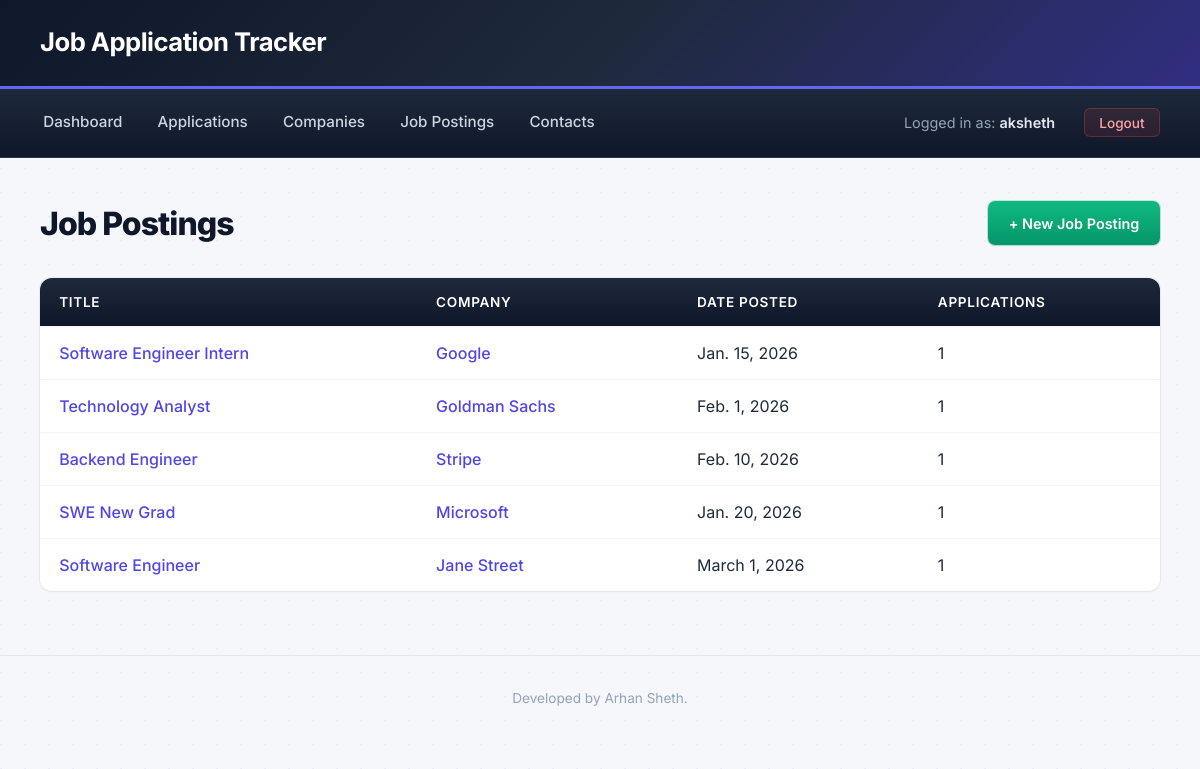
The page /project/job-postings/ (signed in) on the database its author committed.
### project/models.py (models this page shows, shortened)
class JobPosting(models.Model):
    company = models.ForeignKey(
        Company, on_delete=models.CASCADE, related_name='job_postings'
    )
    title = models.TextField()
    description = models.TextField(blank=True)
    date_posted = models.DateField(null=True, blank=True)
    url = models.URLField(blank=True)

class Company(models.Model):
    name = models.TextField()
    industry = models.TextField()
    location = models.TextField(blank=True)
    website = models.URLField(blank=True)
    notes = models.TextField(blank=True)

### project/views.py (the view)
# urls.py: path('job-postings/', views.JobPostingListView.as_view(), name='job_posting_list'),
class JobPostingListView(LoginRequiredMixin, ListView):
    model = JobPosting
    template_name = 'project/job_posting_list.html'
    context_object_name = 'job_postings'

### project/templates/project/job_posting_list.html (shortened to what this page needs)
{% extends 'project/base.html' %}
{% block content %}
<div class="page-header">
    <h2>Job Postings</h2>
    <a href="{% url 'job_posting_create' %}" class="btn btn-success">+ New Job Posting</a>
</div>
{% if job_postings %}
    <table>
        <thead>
            <tr>
                <th>Title</th>
                <th>Company</th>
                <th>Date Posted</th>
                <th>Applications</th>
            </tr>
        </thead>
        <tbody>
            {% for posting in job_postings %}
                <tr>
                    <td>
                        <a href="{% url 'job_posting_detail' posting.pk %}">{{ posting.title }}</a>
                    </td>
                    <td>
                        <a href="{% url 'company_detail' posting.company.pk %}">
                            {{ posting.company.name }}
                        </a>
                    </td>
                    <td>{{ posting.date_posted|default:"—" }}</td>
                    <td>{{ posting.applications.count }}</td>
                </tr>
            {% endfor %}
        </tbody>
    </table>
{% else %}
    <div class="card">
        <p>No job postings yet. <a href="{% url 'job_posting_create' %}">Add your first one</a>.</p>
    </div>
{% endif %}
{% endblock %}

### project/templates/project/base.html (shortened to what this page needs)
{% load static %}
<html>
    <head>
        <link rel="stylesheet" type="text/css" href="{% static 'project.css' %}">
    </head>
    <body>
        <h1>Job Application Tracker</h1>
        <div id="nav">
            {% if request.user.is_authenticated %}
                <a href="{% url 'dashboard' %}">Dashboard</a>
                <a href="{% url 'application_list' %}">Applications</a>
                <a href="{% url 'company_list' %}">Companies</a>
                <a href="{% url 'job_posting_list' %}">Job Postings</a>
                <a href="{% url 'contact_list' %}">Contacts</a>
                <span class="logged-in-as">Logged in as: <strong>{{request.user}}</strong></span>
                <form method="POST" action="{% url 'logout' %}">
                    <button type="submit">Logout</button>
                </form>
            {% else %}
                <span class="logged-in-as">Not logged in</span>
                <a href="{% url 'login' %}">Login</a>
                <a href="{% url 'signup' %}">Sign Up</a>
            {% endif %}
        </div>
        <div id="content-container">
            {% block content %}
            {% endblock %}
        </div>
        <footer>
            <p>Developed by Arhan Sheth.</p>
        </footer>
    </body>
</html>

### static/project.css (style rules this page uses)
* { box-sizing: border-box; margin: 0; padding: 0; }
body { font-family: 'Inter', -apple-system, BlinkMacSystemFont, "Segoe UI", sans-serif; color: #1e293b; line-height: 1.6; background-color: #f6f7fb; background-image: radial-gradient(circle at 1px 1px, rgba(99, 102, 241, 0.08) 1px, transparent 0); background-size: 24px 24px; min-height: 100vh; }
h1 { background: linear-gradient(135deg, #0f172a 0%, #1e293b 50%, #312e81 100%); color: white; padding: 1.4rem 2.5rem; margin: 0; font-size: 1.6rem; font-weight: 700; letter-spacing: -0.02em; border-bottom: 3px solid #6366f1; box-shadow: 0 2px 8px rgba(15, 23, 42, 0.15); }
#nav { background: linear-gradient(180deg, #1e293b 0%, #0f172a 100%); padding: 0.9rem 2.5rem; display: flex; gap: 1.8rem; align-items: center; flex-wrap: wrap; border-bottom: 1px solid rgba(255, 255, 255, 0.05); }
#nav a { color: #cbd5e1; text-decoration: none; font-size: 0.95rem; font-weight: 500; padding: 0.4rem 0.2rem; border-bottom: 2px solid transparent; transition: all 0.2s ease; }
#nav .logged-in-as { color: #94a3b8; font-size: 0.9rem; margin-left: auto; }
#nav .logged-in-as strong { color: #e2e8f0; font-weight: 600; }
#nav form { display: inline; margin: 0; }
#nav form button { background: rgba(239, 68, 68, 0.1); border: 1px solid rgba(239, 68, 68, 0.3); color: #fca5a5; padding: 0.35rem 0.9rem; border-radius: 6px; cursor: pointer; font-size: 0.85rem; font-weight: 500; font-family: inherit; transition: all 0.15s ease; }
#content-container { max-width: 1280px; margin: 2.5rem auto; padding: 0 2.5rem; }
.page-header { display: flex; justify-content: space-between; align-items: center; margin-bottom: 1.8rem; }
.page-header h2 { font-size: 2rem; font-weight: 800; color: #0f172a; letter-spacing: -0.03em; }
.btn { display: inline-block; padding: 0.65rem 1.3rem; background: linear-gradient(180deg, #6366f1 0%, #4f46e5 100%); color: white; text-decoration: none; border: none; border-radius: 7px; cursor: pointer; font-size: 0.9rem; font-weight: 600; font-family: inherit; box-shadow: 0 1px 2px rgba(15, 23, 42, 0.1), 0 0 0 1px rgba(79, 70, 229, 0.2); transition: all 0.15s ease; }
.btn-success { background: linear-gradient(180deg, #10b981 0%, #059669 100%); box-shadow: 0 1px 2px rgba(15, 23, 42, 0.1), 0 0 0 1px rgba(5, 150, 105, 0.2); }
table { width: 100%; border-collapse: collapse; background-color: white; border-radius: 12px; overflow: hidden; box-shadow: 0 1px 3px rgba(15, 23, 42, 0.06), 0 0 0 1px rgba(148, 163, 184, 0.1); }
th, td { padding: 1rem 1.2rem; text-align: left; border-bottom: 1px solid #f1f5f9; }
th { background: linear-gradient(180deg, #1e293b 0%, #0f172a 100%); color: white; font-weight: 600; font-size: 0.85rem; text-transform: uppercase; letter-spacing: 0.05em; }
tbody tr { transition: background-color 0.12s ease; }
tbody tr:last-child td { border-bottom: none; }
td a { color: #4f46e5; text-decoration: none; font-weight: 500; transition: color 0.12s ease; }
footer { text-align: center; padding: 2rem; color: #94a3b8; font-size: 0.85rem; margin-top: 4rem; border-top: 1px solid #e2e8f0; }
#content-container { animation: fadeInUp 0.4s ease-out; }

### rows shown on the page
JobPosting: title "Software Engineer Intern", company.name "Google", date_posted "Jan. 15, 2026", applications.count "1"
JobPosting: title "Technology Analyst", company.name "Goldman Sachs", date_posted "Feb. 1, 2026", applications.count "1"
JobPosting: title "Backend Engineer", company.name "Stripe", date_posted "Feb. 10, 2026", applications.count "1"
JobPosting: title "SWE New Grad", company.name "Microsoft", date_posted "Jan. 20, 2026", applications.count "1"
JobPosting: title "Software Engineer", company.name "Jane Street", date_posted "March 1, 2026", applications.count "1"

### other values the page prints
{{ request.user }} "aksheth"
